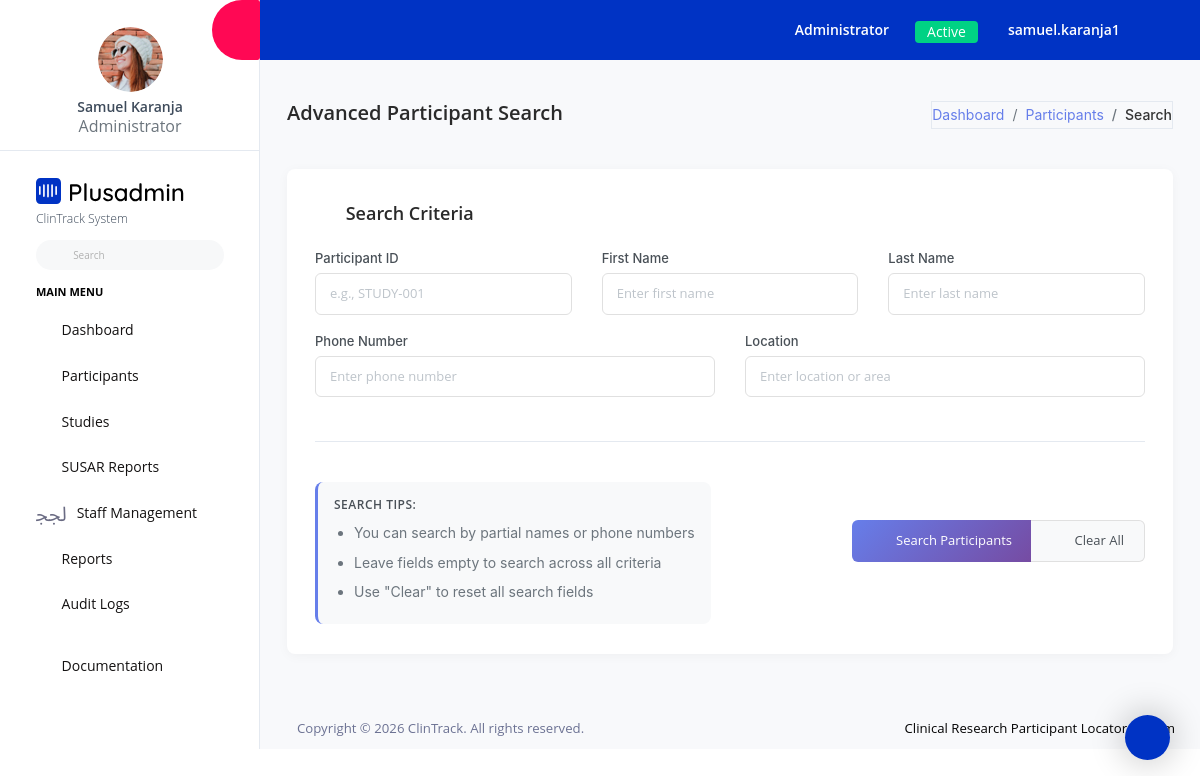
/participants/search/ (signed in), run on the app's committed database.
### clintrack/models.py (models this page shows, shortened)
class User(AbstractUser):
    ROLE_CHOICES = [
        ('admin', 'Administrator'),
        ('coordinator', 'Study Coordinator'),
        ('staff', 'Research Staff'),
        ('viewer', 'Viewer Only'),
    ]
    role = models.CharField(max_length=20, choices=ROLE_CHOICES, default='staff')
    phone_number = PhoneNumberField(blank=True, null=True)
    created_at = models.DateTimeField(auto_now_add=True)
    updated_at = models.DateTimeField(auto_now=True)
    class Meta:
        db_table = 'users'

### clintrack/views.py (the view, shortened to what this page needs)
# urls.py: path('participants/search/', views.participant_search, name='participant_search'),
@login_required
def participant_search(request):
    results = []
    context = {'results': results}
    return render(request, 'participants/participant_search.html', context)

### templates/participants/participant_search.html (shortened to what this page needs)
{% extends 'base.html' %}
{% load static %}
{% block content %}
<div class="page-header">
  <h3 class="page-title">Advanced Participant Search</h3>
  <nav aria-label="breadcrumb">
    <ol class="breadcrumb">
      <li class="breadcrumb-item"><a href="{% url 'dashboard' %}">Dashboard</a></li>
      <li class="breadcrumb-item"><a href="{% url 'participant_list' %}">Participants</a></li>
      <li class="breadcrumb-item active" aria-current="page">Search</li>
    </ol>
  </nav>
</div>
<div class="row">
  <div class="col-lg-12">
    <div class="card">
      <div class="card-body">
        <div class="search-header">
          <i class="mdi mdi-magnify search-icon"></i>
          <h4>Search Criteria</h4>
        </div>
        <form method="get" class="forms-sample">
          <div class="row">
            <div class="col-md-4">
              <div class="form-group">
                <label>Participant ID</label>
                <input type="text" name="participant_id" class="form-control"
                       placeholder="e.g., STUDY-001"
                       value="{{ request.GET.participant_id }}"
                       autocomplete="off">
              </div>
            </div>
            <div class="col-md-4">
              <div class="form-group">
                <label>First Name</label>
                <input type="text" name="first_name" class="form-control"
                       placeholder="Enter first name"
                       value="{{ request.GET.first_name }}"
                       autocomplete="off">
              </div>
            </div>
            <div class="col-md-4">
              <div class="form-group">
                <label>Last Name</label>
                <input type="text" name="last_name" class="form-control"
                       placeholder="Enter last name"
                       value="{{ request.GET.last_name }}"
                       autocomplete="off">
              </div>
            </div>
          </div>
          <div class="row">
            <div class="col-md-6">
              <div class="form-group">
                <label>Phone Number</label>
                <input type="tel" name="phone" class="form-control"
                       placeholder="Enter phone number"
                       value="{{ request.GET.phone }}"
                       autocomplete="off">
              </div>
            </div>
            <div class="col-md-6">
              <div class="form-group">
                <label>Location</label>
                <input type="text" name="location" class="form-control"
                       placeholder="Enter location or area"
                       value="{{ request.GET.location }}"
                       autocomplete="off">
              </div>
            </div>
          </div>
          <div class="d-flex justify-content-between align-items-center mt-4 pt-3 border-top">
            <div class="search-tips">
              <h6>Search Tips:</h6>
              <ul>
                <li>You can search by partial names or phone numbers</li>
                <li>Leave fields empty to search across all criteria</li>
                <li>Use "Clear" to reset all search fields</li>
              </ul>
            </div>
            <div class="btn-group">
              <button type="submit" class="btn btn-primary">
                <i class="mdi mdi-magnify"></i>
                Search Participants
              </button>
              <a href="{% url 'participant_search' %}" class="btn btn-light">
                <i class="mdi mdi-refresh"></i>
                Clear All
              </a>
            </div>
          </div>
        </form>
      </div>
    </div>
  </div>
</div>
{% endblock %}

### templates/includes/sidebar.html (shortened to what this page needs)
{% load static %}
<nav class="sidebar sidebar-offcanvas" id="sidebar">
  <ul class="nav">
    <li class="nav-item nav-profile border-bottom">
      <a href="#" class="nav-link flex-column">
        <div class="nav-profile-image">
          <img src="{% static 'assets/images/faces/face1.jpg' %}" alt="profile" />
        </div>
        <div class="nav-profile-text d-flex ms-0 mb-3 flex-column">
          <span class="font-weight-semibold mb-1 mt-2 text-center">{{ user.get_full_name|default:user.username }}</span>
          <span class="text-secondary icon-sm text-center">{{ user.get_role_display }}</span>
        </div>
      </a>
    </li>
    <li class="nav-item pt-3">
      <a class="nav-link d-block" href="{% url 'dashboard' %}">
        <img class="sidebar-brand-logo" src="{% static 'assets/images/logo.svg' %}" alt="" />
        <div class="small font-weight-light pt-1">ClinTrack System</div>
      </a>
      <form class="d-flex align-items-center" action="#">
        <div class="input-group">
          <div class="input-group-prepend">
            <i class="input-group-text border-0 mdi mdi-magnify"></i>
          </div>
          <input type="text" class="form-control border-0" placeholder="Search" />
        </div>
      </form>
    </li>
    <li class="pt-2 pb-1">
      <span class="nav-item-head">Main Menu</span>
    </li>
    <li class="nav-item">
      <a class="nav-link" href="{% url 'dashboard' %}">
        <i class="mdi mdi-compass-outline menu-icon"></i>
        <span class="menu-title">Dashboard</span>
      </a>
    </li>
    {% if user.role == 'admin' or user.role == 'coordinator' %}
    <li class="nav-item">
      <a class="nav-link" data-bs-toggle="collapse" href="#participants-menu" aria-expanded="false" aria-controls="participants-menu">
        <i class="mdi mdi-account-multiple menu-icon"></i>
        <span class="menu-title">Participants</span>
        <i class="menu-arrow"></i>
      </a>
    </li>
    {% endif %}
    {% if user.role == 'admin' or user.role == 'coordinator' %}
    <li class="nav-item">
      <a class="nav-link" data-bs-toggle="collapse" href="#studies-menu" aria-expanded="false" aria-controls="studies-menu">
        <i class="mdi mdi-flask menu-icon"></i>
        <span class="menu-title">Studies</span>
        <i class="menu-arrow"></i>
      </a>
    </li>
    {% endif %}
    <li class="nav-item">
      <a class="nav-link" data-bs-toggle="collapse" href="#susar-menu" aria-expanded="false" aria-controls="susar-menu">
        <i class="mdi mdi-alert-circle-outline menu-icon"></i>
        <span class="menu-title">SUSAR Reports</span>
        <i class="menu-arrow"></i>
      </a>
    </li>
    {% if user.role == 'admin' %}
    <li class="nav-item">
      <a class="nav-link" data-bs-toggle="collapse" href="#staff-menu" aria-expanded="false" aria-controls="staff-menu">
        <i class="mdi mdi-account-badge menu-icon"></i>
        <span class="menu-title">Staff Management</span>
        <i class="menu-arrow"></i>
      </a>
    </li>
    {% endif %}
    {% if user.role == 'admin' or user.role == 'coordinator' %}
    <li class="nav-item">
      <a class="nav-link" href="{% url 'reports_index' %}">
        <i class="mdi mdi-chart-bar menu-icon"></i>
        <span class="menu-title">Reports</span>
      </a>
    </li>
    {% endif %}
    {% if user.role == 'admin' %}
    <li class="nav-item">
      <a class="nav-link" href="{% url 'audit_logs' %}">
        <i class="mdi mdi-history menu-icon"></i>
        <span class="menu-title">Audit Logs</span>
      </a>
    </li>
    {% endif %}
    <li class="nav-item pt-3">
      <a class="nav-link" href="#">
        <i class="mdi mdi-file-document-box menu-icon"></i>
        <span class="menu-title">Documentation</span>
      </a>
    </li>
  </ul>
</nav>

### templates/includes/navbar.html (shortened to what this page needs)
{% load static %}
<nav class="navbar default-layout-navbar col-lg-12 col-12 p-0 fixed-top d-flex flex-row">
  <div class="navbar-menu-wrapper d-flex align-items-stretch">
    <button class="navbar-toggler navbar-toggler align-self-center" type="button" data-toggle="minimize">
      <span class="mdi mdi-chevron-double-left"></span>
    </button>
    <ul class="navbar-nav">
      <li class="nav-item dropdown">
        <a class="nav-link" id="messageDropdown" href="#" data-bs-toggle="dropdown" aria-expanded="false">
          <i class="mdi mdi-email-outline"></i>
        </a>
      </li>
      <li class="nav-item dropdown ms-3">
        <a class="nav-link" id="notificationDropdown" href="#" data-bs-toggle="dropdown">
          <i class="mdi mdi-bell-outline"></i>
        </a>
      </li>
    </ul>
    <ul class="navbar-nav navbar-nav-right">
      <li class="nav-item nav-logout d-none d-md-block me-3">
        <a class="nav-link" href="#">{{ user.get_role_display }}</a>
      </li>
      <li class="nav-item nav-logout d-none d-md-block">
        <span class="btn btn-sm btn-success">Active</span>
      </li>
      <li class="nav-item nav-profile dropdown d-none d-md-block">
        <a class="nav-link dropdown-toggle" id="profileDropdown" href="#" data-bs-toggle="dropdown" aria-expanded="false">
          <div class="nav-profile-text">{{ user.username }}</div>
        </a>
      </li>
      <li class="nav-item nav-logout d-none d-lg-block">
        <a class="nav-link" href="{% url 'dashboard' %}">
          <i class="mdi mdi-home-circle"></i>
        </a>
      </li>
    </ul>
  </div>
</nav>

### templates/participants/participant_search.html (style rules this page uses)
body { font-family: -apple-system, BlinkMacSystemFont, 'SF Pro Text', 'Helvetica Neue', Arial, sans-serif; -webkit-font-smoothing: antialiased; -moz-osx-font-smoothing: grayscale; }
.breadcrumb { background: transparent; padding: 0; margin-bottom: 0; font-size: 0.8125rem; }
.breadcrumb-item { color: #6c757d; }
.breadcrumb-item a { color: #667eea; text-decoration: none; transition: color 0.2s ease; }
.breadcrumb-item.active { color: #495057; font-weight: 500; }
.page-header { padding: 1rem 0; margin-bottom: 1.5rem; }
.page-title { font-size: 1.25rem; font-weight: 600; color: #2a2a2a; margin-bottom: 0.25rem; }
.card { border: none; border-radius: 8px; box-shadow: 0 2px 12px rgba(0, 0, 0, 0.04); overflow: hidden; margin-bottom: 1.5rem; }
.card-body { padding: 1.5rem; }
.search-header { display: flex; align-items: center; gap: 0.75rem; margin-bottom: 1.5rem; }
.search-icon { color: #667eea; font-size: 1.5rem; }
.search-header h4 { margin: 0; font-size: 1.125rem; font-weight: 600; color: #2a2a2a; }
.forms-sample { font-size: 0.875rem; }
.form-group { margin-bottom: 1.25rem; }
.form-group label { display: block; margin-bottom: 0.5rem; font-weight: 500; color: #495057; font-size: 0.8125rem; }
.form-control { border: 1px solid #e0e0e0; border-radius: 6px; padding: 0.625rem 0.875rem; font-size: 0.8125rem; line-height: 1.5; color: #495057; background-color: #fff; transition: all 0.2s ease; width: 100%; }
.form-control::placeholder { color: #adb5bd; opacity: 0.8; }
.btn { border-radius: 6px; padding: 0.625rem 1.25rem; font-size: 0.8125rem; font-weight: 500; border: none; cursor: pointer; transition: all 0.2s ease; display: inline-flex; align-items: center; gap: 0.5rem; }
.btn-primary { background: linear-gradient(135deg, #667eea 0%, #764ba2 100%); color: white; }
.btn-light { background: #f8f9fa; color: #495057; border: 1px solid #e0e0e0; }
.btn-sm { padding: 0.25rem 0.75rem; font-size: 0.75rem; border-radius: 4px; }
.search-tips { background: #f8f9fa; border-radius: 8px; padding: 1rem; margin-top: 1.5rem; font-size: 0.8125rem; color: #6c757d; border-left: 3px solid #667eea; }
.search-tips h6 { font-size: 0.75rem; text-transform: uppercase; letter-spacing: 0.5px; color: #495057; margin-bottom: 0.5rem; font-weight: 600; }
.search-tips ul { margin: 0; padding-left: 1.25rem; }
.search-tips li { margin-bottom: 0.25rem; }

### data on the page
User: get_full_name "Samuel Karanja", role "Administrator", username "samuel.karanja1"
